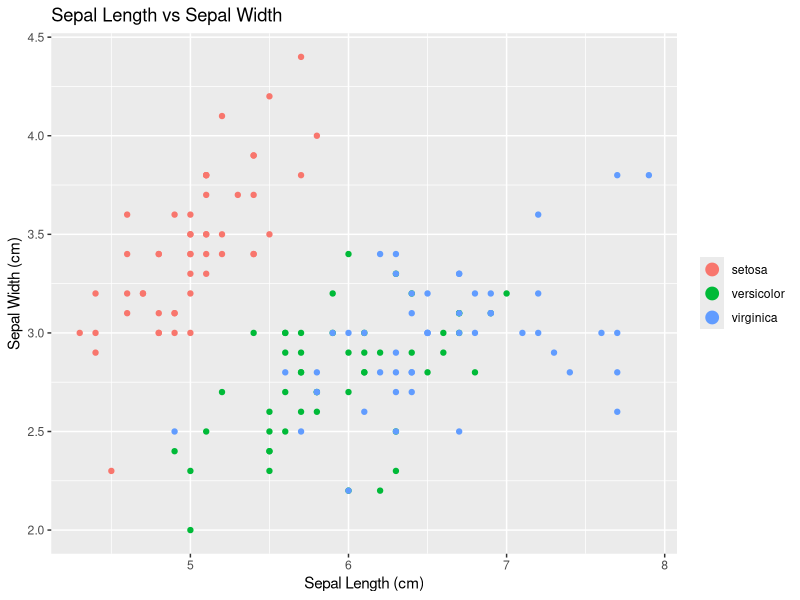
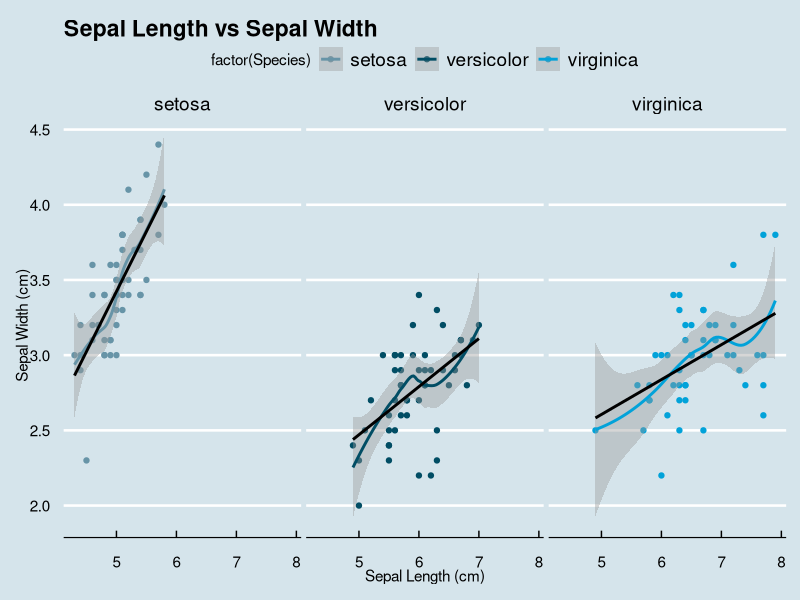

These charts were generated, in order, by the following R code:
#lab 2
#you can find my slides here 
#https://docs.google.com/presentation/d/1GSqoO9xk4hDxuumeuYKlC2eA0TYqK2EBEaLqW6m03vQ/edit?usp=sharing

#load in libraries
library(ggplot2)

#load in built in dataset
data <- iris

#basic scatter plot
g<-ggplot(data, aes(Sepal.Length, Sepal.Width))+geom_point(color="blue")

#lets get a title and axis labels in the mix
g<-g+labs(x="Sepal Length (cm)", y="Sepal Width (cm)", title='Sepal Length vs Sepal Width')

#lets say we want to then color the graph by species of iris
#color is then specified in aes because it is a function of the dataset
#otherwise color would be specified in geom_point()
g<-ggplot(data, aes(Sepal.Length, Sepal.Width, color=factor(Species)))+geom_point()
g<-g+labs(x="Sepal Length (cm)", y="Sepal Width (cm)", title='Sepal Length vs Sepal Width')

#legend title is ugly
g<- g+theme(legend.title=element_blank())

#and the legend dots are tiny
g+guides(colour = guide_legend(override.aes = list(size=4)))

#much better

#shall we change the background color?
g<- g+theme(panel.background = element_rect(fill = 'grey75'))

#hm you know I changed my mind about all the species being on one graph, lets put it on three
g<- g+facet_wrap(~Species, nrow=1)

#lets add a line to those plots!
g<-g+stat_smooth()

#that isn't quite what we were looking for, lets do a best fit instead
g<-g+stat_smooth(method="lm", se=FALSE, col="black")

#you can get all sorts of funky themes in the mix
#https://github.com/jrnold/ggthemes
library(ggthemes)
g<- g+theme_economist()+scale_colour_economist()
#NEAT

#plotting
g
